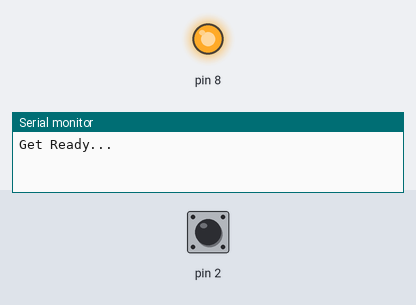
The sketch below on a simulated Arduino Uno, built with avr-gcc and run on an emulated ATmega328P. Parts: output pins drawn as LEDs (lit = HIGH), the last lines printed to the serial monitor. Inputs (shaded band) come from the test bench; at power-on: pin 2 HIGH. Random numbers use the default seed unless the sketch sets one.

Above: at 4.6 s.
4.7 s: pin 2 pulled LOW for 0.15 s
At 5.6 s:
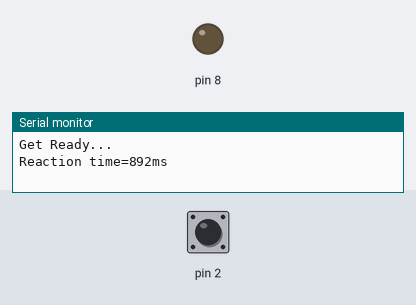
Timing chart, 0 to 11.4 s (numbered marks = the images above; inputs shaded):
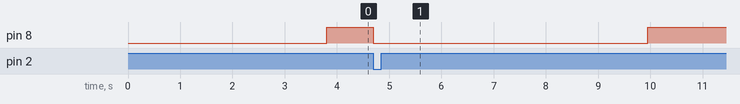

Measured:
- after the input at 4.7 s, pin 8: HIGH → LOW at once, → HIGH 5.2 s later

The sketch:

code.ino
```cpp
// C++ code
unsigned long startime=0;
unsigned long reactiontime=0;
void setup()
{
  pinMode(8,OUTPUT);
  pinMode(2,INPUT_PULLUP);
  Serial.begin(9600);
  Serial.println("Get Ready...");
}

void loop()
{
  delay(random(2000,5000));
  digitalWrite(8,HIGH);
  startime=millis();

  while(digitalRead(2)==HIGH){
    //waiting....
  }
  reactiontime=millis()-startime;

  Serial.print("Reaction time=");
  Serial.print(reactiontime);
  Serial.println("ms");

  digitalWrite(8,LOW);

  delay(2000);
  Serial.println("Get Ready...");

}

  
```
